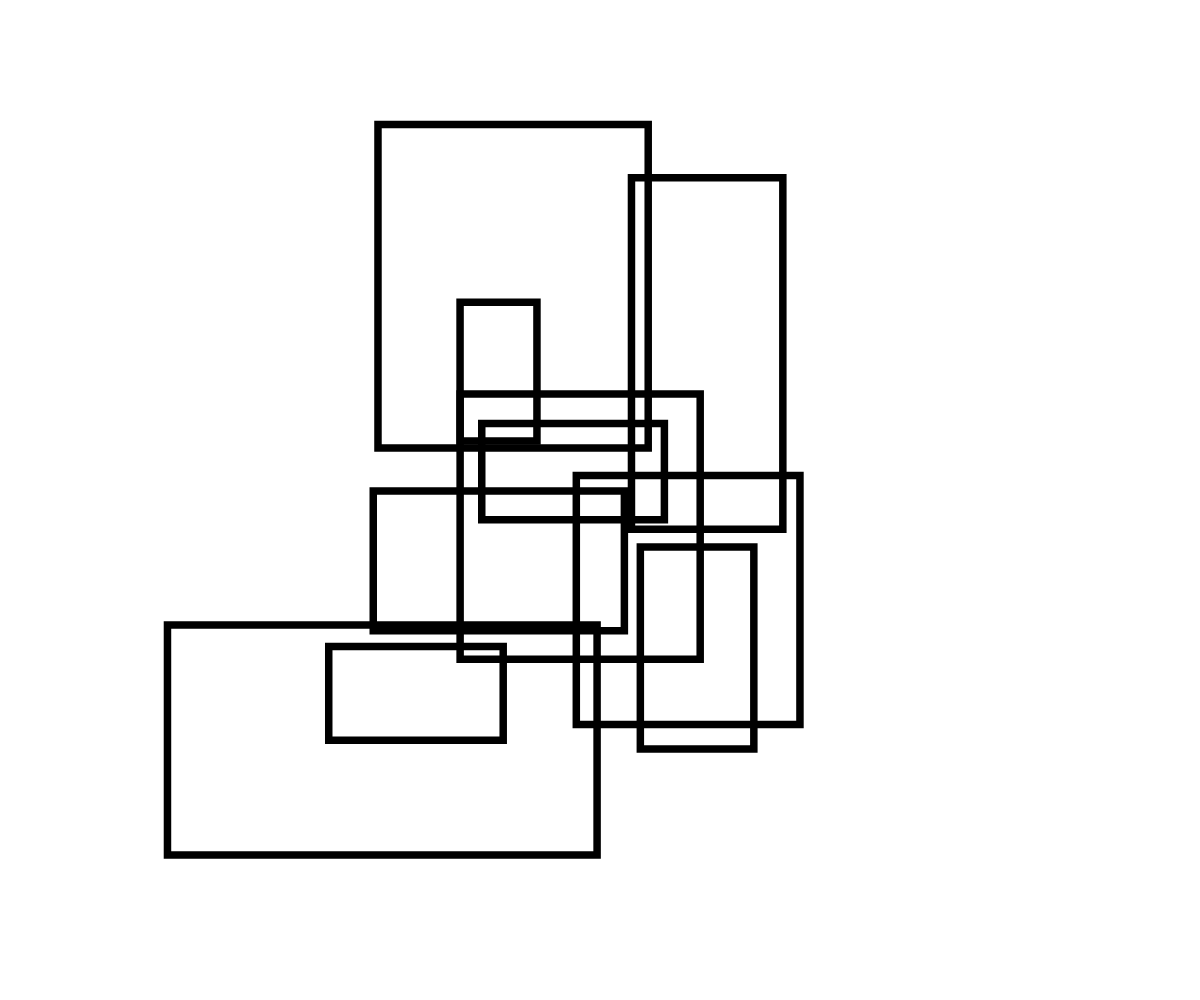
Frame 1 (no input)
Frame 2 (the mouse pressed at the canvas centre, redrawn once): identical to frame 1, image omitted

The p5.js sketch that drew this single still picture (run headless with seeded random() and noise() and a simulated clock; the mouse was pressed at the canvas centre and the sketch redrawn once):

// p5.js sketch
// ── sketch.js
const rectangles = [];

function setup () {
  createCanvas(windowWidth, windowHeight);
  noLoop();
  
  let rectangleCount = 10;
  for (let i = 0; i < rectangleCount; i++) {
    const shrink = 0.5;
    const position = [
      random(-1, 1) * shrink,
      random(-1, 1) * shrink
    ];
    const scale = random(0.5, 1);
    const size = [
      random(0, 1) * scale,
      random(0, 1) * scale
    ];
    rectangles.push({
      position,
      size
    });
  }
}

function windowResized () {
  resizeCanvas(windowWidth, windowHeight);
}

function draw(){
  background(255);
  
  strokeJoin(MITER);
  rectMode(CENTER);
  noFill();
  stroke(0);

  let size = height/2
  
  for( r of rectangles) {
    let [ x, y ] = r.position;
    let [ w, h ] = r.size;
    
    push();
    translate(width / 2, height / 2);
    scale(size, size);
    strokeWeight(0.015);
    rect(x, y, w, h);
    pop();
  }
}
